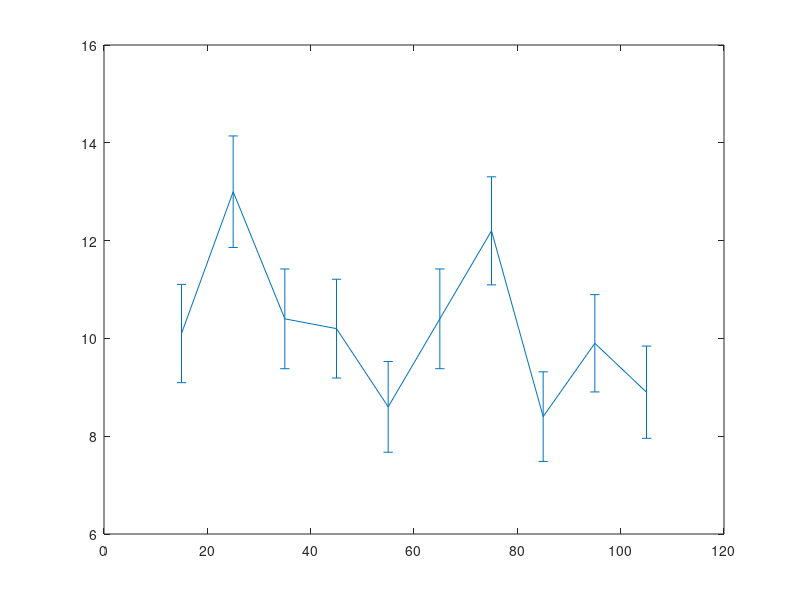

Here is the MATLAB script that generated this plot: (Note: this script raises an error after producing the figure.)
function [x3,S3,ERR3]=test_error_calc(varargin)
% script to test various ways to calculate errors at rebinning
% data

X1 = 0;
X2=100;
dX = X2-X1;
nBins=10;
if nargin> 0
    npAvrg=varargin{1};
else
    npAvrg=100;
end

nPoints = npAvrg*(nBins+2);
ddX = dX/nBins;
dX = dX+2*ddX;

numbers = X1+rand(nPoints,1).*dX;



L1=ddX;
L2=100+ddX;
[x_coarse,dx_coarse,S1]=hist(numbers,L1,L2,nBins);
[x_fine,dx_fine,S2]=hist(numbers,L1,L2,nBins*10);

%figure;
%plot(x_coarse,S1'./dx_coarse,x_fine,S2'./dx_fine);
figure
errorbar(x_coarse,S1'./dx_coarse,sqrt(S1)'./dx_coarse);
hold on
errorbar(x_fine,S2'./dx_fine,sqrt(S2)'./dx_fine,'Color','g')


[S_avrg1,ERRsq_avrg1,dX1]=ansAv(S1,dx_coarse);
[S_avrg2,ERRsq_avrg2,dX2]=ansAv(S2,dx_fine);

fprintf('Avrg of %d bins is %f, error: %d, theor err: %d\n',nBins,S_avrg1/dX1,sqrt(ERRsq_avrg1)/dX1,sqrt(S_avrg1)/dX1);
fprintf('Avrg of %d bins is %f, error: %d, theor err: %d\n',10*nBins,S_avrg2/dX2,sqrt(ERRsq_avrg2)/dX2,sqrt(S_avrg2)/dX2);



ERR2 = ones(numel(S2),1).*(ERRsq_avrg2);
% rebinning fine grid to coarce grid
[x3,dx3,S3,ERR3]=hist2(x_fine,S2,ERR2,L1,L2,nBins);

errorbar(x3,S3'/dx_fine(1),ERR3'/dx_fine(1),'Color','r')






function [S_ans,ERR_ans,dX]=ansAv(S,dx)
% ansamble average,
dX = sum(dx)/numel(dx);
S_ans   = sum(S)/numel(S);
dS      = (S-S_ans).^2;
ERR_ans = sum(dS)/numel(dS);


function [x1,dx1,S]=hist(numbers,L1,L2,nBins)
% histogram, arithmetic binning and average of the signals
dL = (L2-L1)/nBins;
range1=L1:dL:L2;

ind1  = floor((numbers-L1)/dL)+1;
indMax = floor((L2-L1)/dL)+1;
valid = ind1>=1 & ind1<indMax;
%
ind1= ind1(valid);
numbers=numbers(valid);
nPoints = numel(numbers);
acc     = ones(nPoints,1);
S=accumarray(ind1,acc,[indMax-1,1]);

x1  = (range1(2:end)+range1(1:end-1)).*0.5;
dx1 = (range1(2:end)-range1(1:end-1));


function [x2,dx2,S,ERR]=hist2(xI,Si,ERRiSq,L1,L2,nBins)
% rebin existing signal and error arrays to larger bin
%
%
dL = (L2-L1)/nBins;
range1=L1:dL:L2;

ind1  = floor((xI-L1)/dL)+1;
indMax = floor((L2-L1)/dL)+1;
valid = ind1>=1 & ind1<indMax;
%
ind1= ind1(valid);
Si  = Si(valid);
ERRiSq= ERRiSq(valid);

nBins=accumarray(ind1',ones(numel(ind1),1));
S   =accumarray(ind1',Si,[indMax-1,1])./nBins;
ERRsq =accumarray(ind1',ERRiSq,[indMax-1,1]);
ERR = sqrt(ERRsq)./nBins;


x2  = (range1(2:end)+range1(1:end-1)).*0.5;
dx2 = (range1(2:end)-range1(1:end-1));



